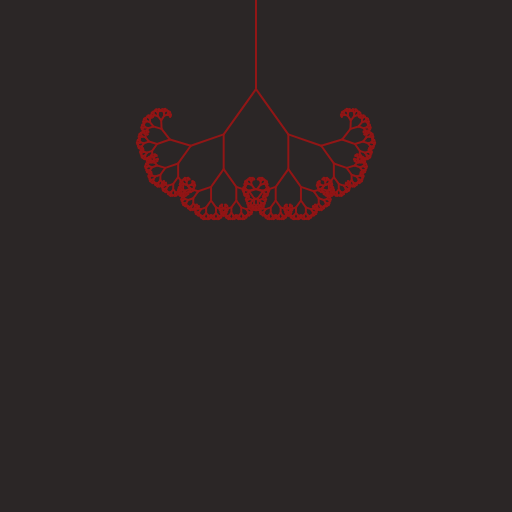
Frame 1 (no input)
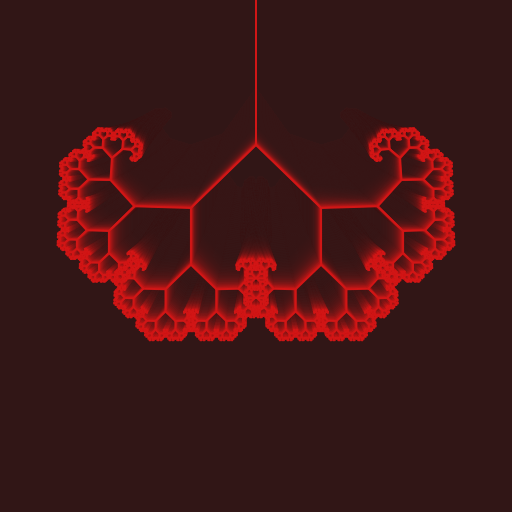
Frame 60 (no input)
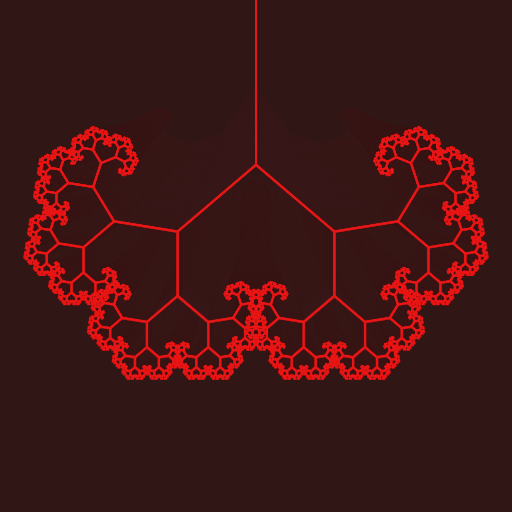
Frame 120 (the mouse pressed at the canvas centre since frame 60)

The p5.js sketch that drew these frames (run headless with seeded random() and noise() and a simulated clock; from frame 60 on, the mouse is pressed at the canvas centre):

// p5.js sketch
// ── sketch.js

const SIZE = 512;

const SHRINK = 1.6;
let ANGLE;
let x;

function setup() {
  createCanvas(SIZE, SIZE);
  ANGLE = PI/5.1;
  background(42);
}

function draw() {

  background(50, 20, 20, 40);
  x = sin(millis()/1200);
  let l = x*77 + 88;
  
  translate(width/2, 0);
  branch(-l);
}

function branch(l) {
  stroke(
    x*88 + 144,
    22,
    22
  );
  strokeWeight(2);
  line(0, 0, 0, -l);
  if (abs(l) > 1) {
    translate(0, -l);
    push();
    rotate(ANGLE + x/4);
    branch(l/(SHRINK));
    pop();
    rotate(-ANGLE - x/4);
    branch(l/(SHRINK));
  }

}
